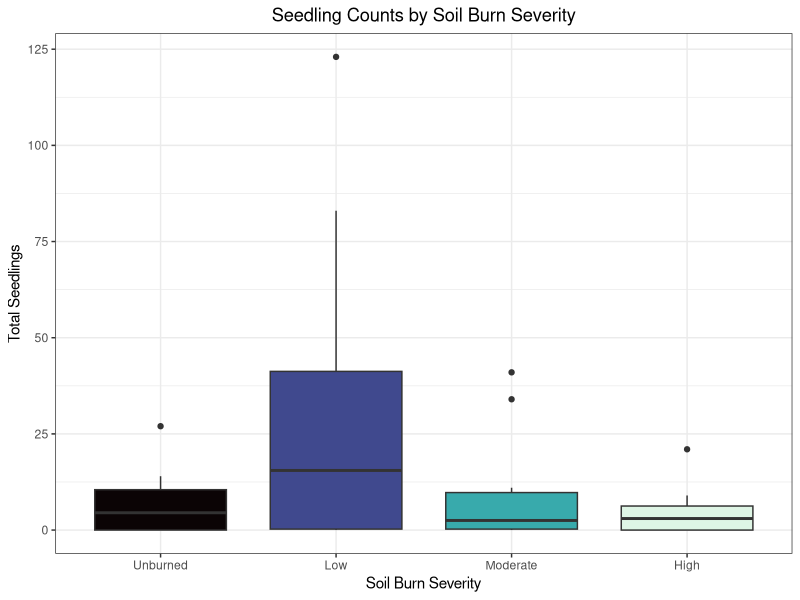

Here is the R script that generated this plot:
# ===============================================
# Script: seedlings_per_severity.R
# Purpose: Load cleaned data and create boxplot 
#          of total seedlings by soil burn severity
# Author: Helena Kroleski
# Date: Fall 2025
# ===============================================

# Install packages that may be used 
install.packages("tidyverse")
install.packages("readxl")
install.packages("viridis")

# Load libraries
library(tidyverse)   # For ggplot2, etc.
library(readxl)      # For reading excel files
library(viridis)     # For colorblind-friendly palettes

# Load cleaned data located in Kroleski_GEOG563 Data folder
LHData <- read_excel("Data/fresh_n_clean_LH_Data.xlsx")

# Compute total seedlings across species for each plot
LHData <- LHData %>%
  mutate(Seedlings_total = `100SeedDF_total` + `100SeedWH_total` + 
           `100SeedWRC_total` + `100SeedOther_total`)

# Convert Soil Burn Severity to factor with full names 
LHData$SoilSev <- factor(LHData$SoilSev,
                         levels = c("Un", "Low", "Mod", "High"),
                         labels = c("Unburned", "Low", "Moderate", "High"))

# Create boxplot of total seedlings by soil burn severity
ggplot(LHData, aes(x = SoilSev, y = Seedlings_total, fill = SoilSev)) +
  geom_boxplot() +
  scale_fill_viridis_d(option = "mako") +  # colorblind-friendly
  theme_bw() +
  labs(x = "Soil Burn Severity", 
       y = "Total Seedlings", 
       title = "Seedling Counts by Soil Burn Severity") +
  theme( legend.position = "none",
    plot.title = element_text(hjust = 0.5))

# ===============================================
